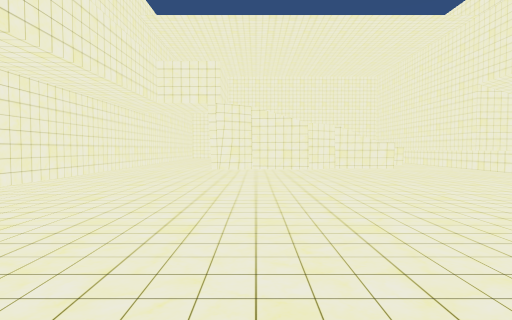
view 1 (above)

18 first-person views from a walk through a scene from a Unity 3-D project. The camera is 1.4 m above the floor, tilts 2° down and sees 80° across. The floor is counted in squares, 2 m on a side. Each view is taken from the middle of a square. On the plan, view 1 faces up. The plan holds only what a view shows up to about 10 squares ahead; the rest is blank. The place goes on beyond the plan. The player is left out.

view 2
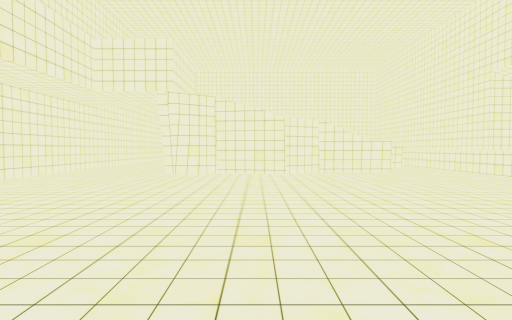

view 3
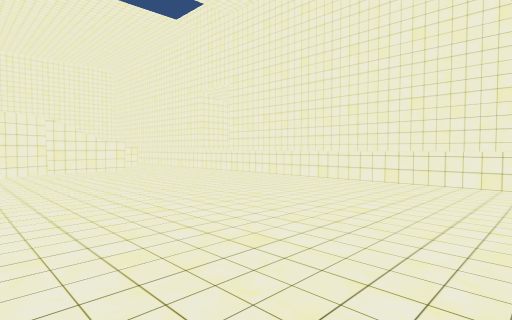

view 4
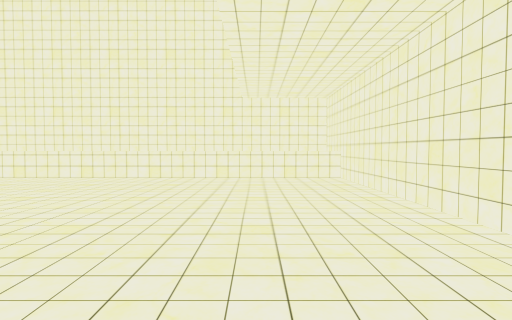

view 5
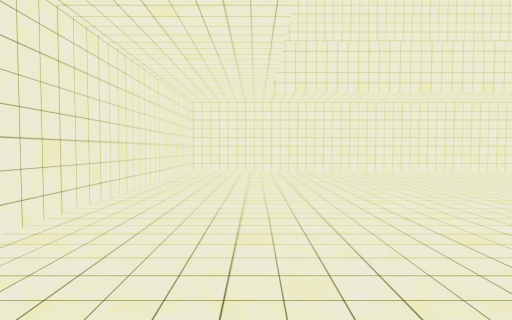

view 6
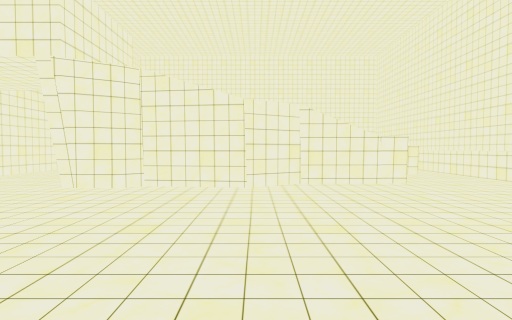

view 7
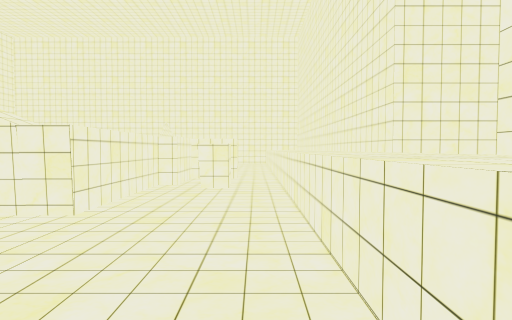

view 8
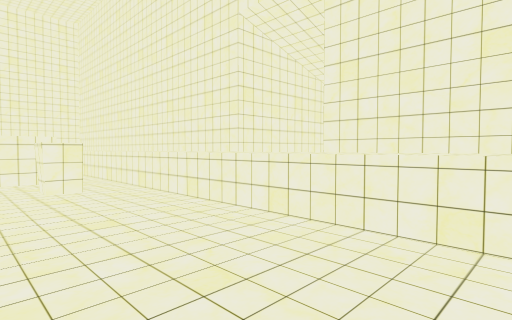

view 9
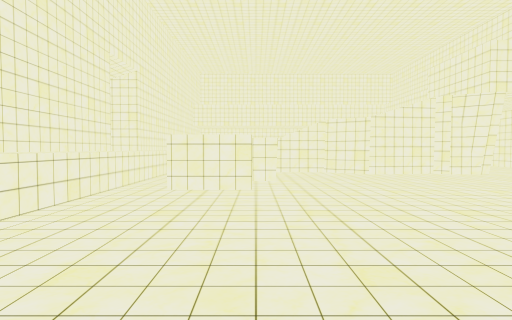

view 10
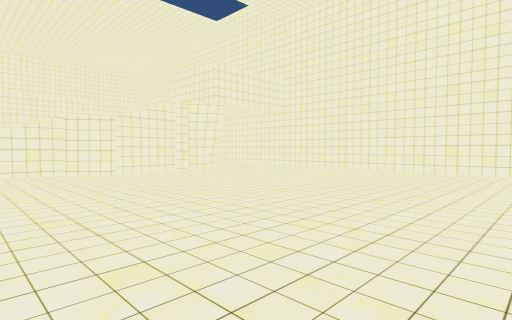

view 11
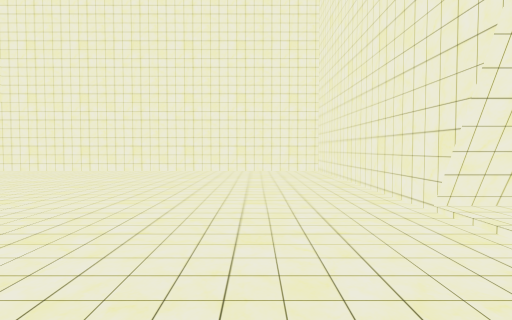

view 12
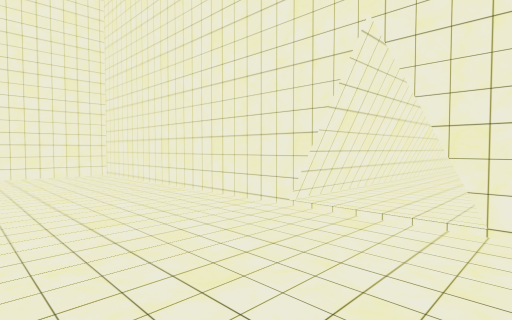

view 13
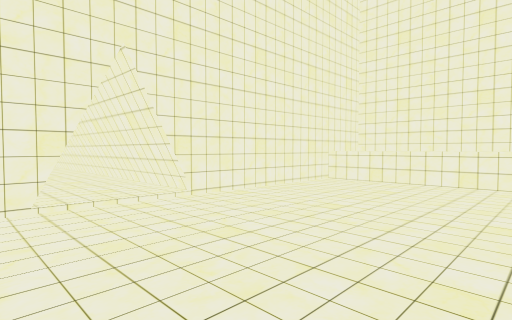

view 14
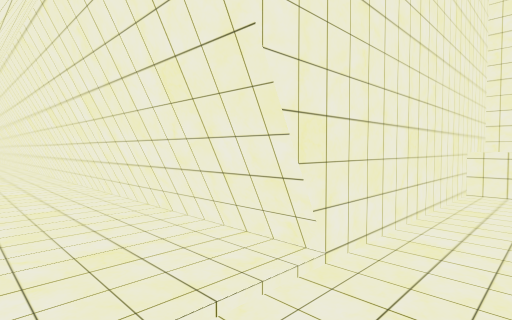

view 15
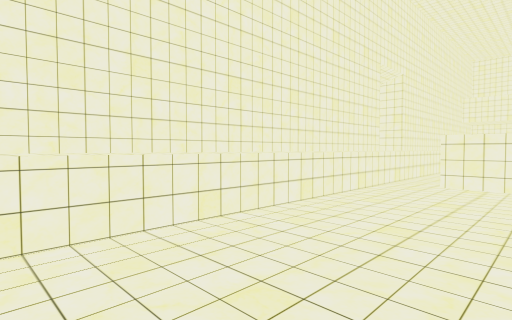

view 16
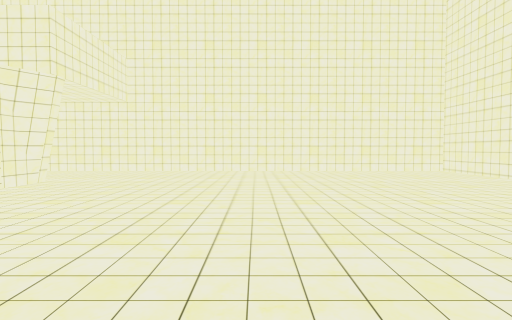

view 17
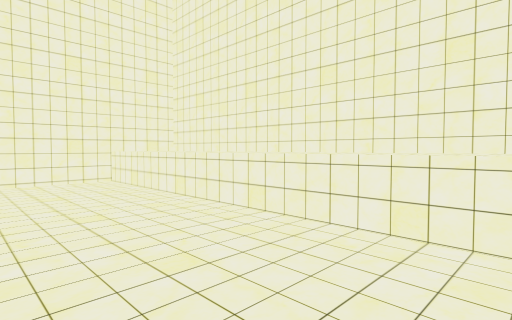

view 18
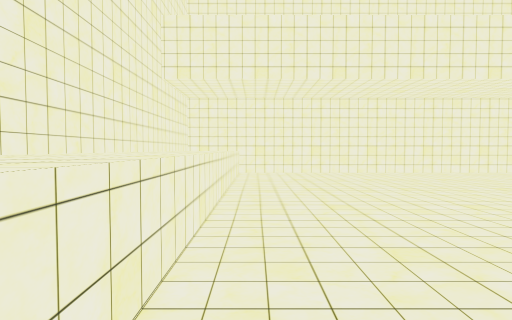

### Floor plan
Key: @ floor where view 1 was taken; # wall or solid block; . main floor; : floor 0.25 m higher than the main floor; / step, stairs or slope; ^ raised ledge.
Columns run from 5 left of view 1 to 10 right of it. Each row starts with its distance up from view 1.
 33         :#
 32         :#
 31         :#
 30        #:#
 29        #:#
 28        #:#
 27        #:#
 26        #:#
 25        #:#
 24        #:#
 23 ########/####^#
 22 #............^#
 21 #............^#
 20 #............^#
 19 #............^#
 18 #............^#
 17 #............^#
 16 #............^#
 15 #.........##.^#
 14 #.........##.^#
 13 #.........#..^##
 12 #...####..#..^^
 11 #...#######..^^
 10 #............^#
  9 #............^#
  8 #............^#
  7 #............^#
  6 #............^#
  5 #............^#
  4 #............^#
  3 #............^#
  2 #............^#
  1 #............^#
  0 #....@.......^#
 -1 #############^#

Positions as (right, up) in squares from view 1, and headings:
1: (0, 0), facing up
2: (1, 2), facing up
3: (1, 1), facing up-right
4: (0, 1), facing right
5: (5, 1), facing left
6: (2, 5), facing up
7: (7, 8), facing up
8: (5, 8), facing up-right
9: (5, 21), facing down
10: (5, 21), facing down-left
11: (5, 21), facing left
12: (4, 20), facing up-left
13: (1, 19), facing up-right
14: (2, 22), facing up-right
15: (5, 22), facing down-right
16: (5, 17), facing left
17: (5, 16), facing up-right
18: (7, 8), facing down
